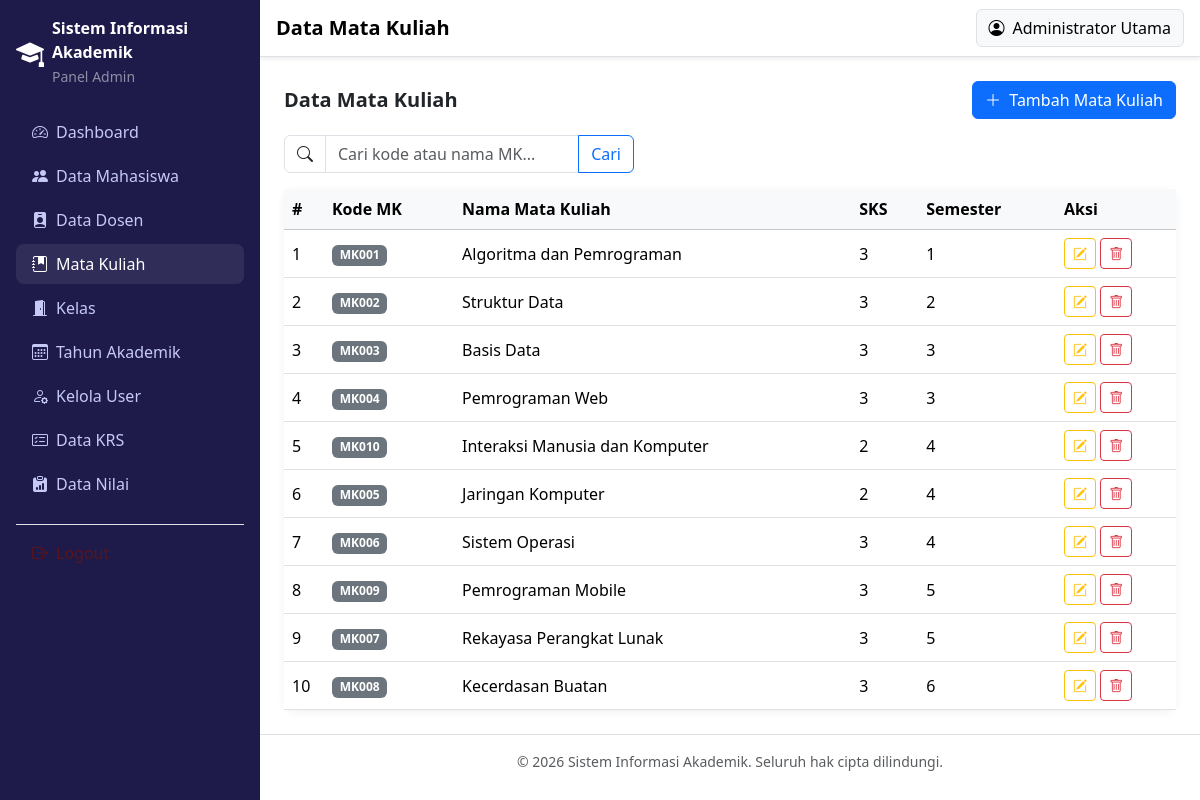
Page /admin/mata_kuliah.php (signed in) on the committed database.
### tables this page shows
CREATE TABLE `mata_kuliah` (
  `id` INT UNSIGNED AUTO_INCREMENT PRIMARY KEY,
  `kode_mk` VARCHAR(20) NOT NULL UNIQUE,
  `nama_mk` VARCHAR(150) NOT NULL,
  `sks` TINYINT UNSIGNED NOT NULL,
  `semester` TINYINT UNSIGNED NOT NULL COMMENT 'semester ke berapa mk ini ditawarkan',
  `created_at` TIMESTAMP DEFAULT CURRENT_TIMESTAMP
);

### includes/functions.php (called while the page is built, shortened)
<?php
function cleanInput(string $value): string
{
    return trim($value);
}

### admin/mata_kuliah.php (the view, shortened to what this page needs)
<?php
require_once __DIR__ . '/../includes/functions.php';
$db = Database::getConnection();
$keyword = cleanInput($_GET['q'] ?? '');
$perHalaman = 10;
$halaman = max(1, (int) ($_GET['page'] ?? 1));
$offset = ($halaman - 1) * $perHalaman;
$whereClause = '';
$sql = 'SELECT id, kode_mk, nama_mk, sks, semester FROM mata_kuliah' . $whereClause . ' ORDER BY semester ASC, nama_mk ASC LIMIT :limit OFFSET :offset';
$stmt = $db->prepare($sql);
$stmt->bindValue(':limit', $perHalaman, PDO::PARAM_INT);
$stmt->bindValue(':offset', $offset, PDO::PARAM_INT);
$stmt->execute();
$daftarMatkul = $stmt->fetchAll();
require_once __DIR__ . '/../includes/header.php';
?>
<div class="d-flex justify-content-between align-items-center mb-3 flex-wrap gap-2">
    <h5 class="fw-bold mb-0">Data Mata Kuliah</h5>
    <button type="button" class="btn btn-primary" data-bs-toggle="modal" data-bs-target="#modalMatkul" onclick="bukaModalTambah()">
        <i class="bi bi-plus-lg me-1"></i> Tambah Mata Kuliah
    </button>
</div>
<form action="" method="GET" class="mb-3">
    <div class="input-group" style="max-width: 350px;">
        <span class="input-group-text bg-white"><i class="bi bi-search"></i></span>
        <input type="text" name="q" class="form-control" placeholder="Cari kode atau nama MK..." value="<?= htmlspecialchars($keyword) ?>">
        <button type="submit" class="btn btn-outline-primary">Cari</button>
    </div>
</form>
<div class="card card-stat">
    <div class="card-body p-0">
        <div class="table-responsive">
            <table class="table table-hover align-middle mb-0">
                <thead class="table-light">
                    <tr>
                        <th style="width: 40px;">#</th>
                        <th>Kode MK</th>
                        <th>Nama Mata Kuliah</th>
                        <th>SKS</th>
                        <th>Semester</th>
                        <th style="width: 120px;">Aksi</th>
                    </tr>
                </thead>
                <tbody>
                    <?php if (empty($daftarMatkul)): ?>
                        <tr>
                            <td colspan="6" class="text-center text-muted py-3">Belum ada data mata kuliah.</td>
                        </tr>
                    <?php else: ?>
                        <?php foreach ($daftarMatkul as $i => $mk): ?>
                            <tr>
                                <td><?= $offset + $i + 1 ?></td>
                                <td><span class="badge bg-secondary"><?= htmlspecialchars($mk['kode_mk']) ?></span></td>
                                <td><?= htmlspecialchars($mk['nama_mk']) ?></td>
                                <td><?= (int) $mk['sks'] ?></td>
                                <td><?= (int) $mk['semester'] ?></td>
                                <td>
                                    <button
                                        type="button"
                                        class="btn btn-sm btn-outline-warning"
                                        title="Edit"
                                        onclick='bukaModalEdit(<?= json_encode($mk, JSON_HEX_APOS | JSON_HEX_QUOT) ?>)'
                                    >
                                        <i class="bi bi-pencil-square"></i>
                                    </button>
                                    <button
                                        type="button"
                                        class="btn btn-sm btn-outline-danger"
                                        title="Hapus"
                                        onclick="konfirmasiHapus(<?= (int) $mk['id'] ?>, '<?= htmlspecialchars(addslashes($mk['nama_mk'])) ?>')"
                                    >
                                        <i class="bi bi-trash"></i>
                                    </button>
                                </td>
                            </tr>
                        <?php endforeach; ?>
                    <?php endif; ?>
                </tbody>
            </table>
        </div>
    </div>
</div>
<?php require_once __DIR__ . '/../includes/footer.php'; ?>

### assets/css/style.css (style rules this page uses)
:root { --sia-primary: #4f46e5; --sia-primary-dark: #3730a3; --sia-bg-soft: #f4f5fb; }
body { font-family: 'Segoe UI', Roboto, Arial, sans-serif; }
.card-stat { border: none; border-radius: 12px; box-shadow: 0 2px 10px rgba(0, 0, 0, 0.06); }

### rows in the picture
mata_kuliah: i "1", kode_mk "MK001", nama_mk "Algoritma dan Pemrograman", sks "3", semester "1"
mata_kuliah: i "2", kode_mk "MK002", nama_mk "Struktur Data", sks "3", semester "2"
mata_kuliah: i "3", kode_mk "MK003", nama_mk "Basis Data", sks "3", semester "3"
mata_kuliah: i "4", kode_mk "MK004", nama_mk "Pemrograman Web", sks "3", semester "3"
mata_kuliah: i "5", kode_mk "MK010", nama_mk "Interaksi Manusia dan Komputer", sks "2", semester "4"
mata_kuliah: i "6", kode_mk "MK005", nama_mk "Jaringan Komputer", sks "2", semester "4"
mata_kuliah: i "7", kode_mk "MK006", nama_mk "Sistem Operasi", sks "3", semester "4"
mata_kuliah: i "8", kode_mk "MK009", nama_mk "Pemrograman Mobile", sks "3", semester "5"
mata_kuliah: i "9", kode_mk "MK007", nama_mk "Rekayasa Perangkat Lunak", sks "3", semester "5"
mata_kuliah: i "10", kode_mk "MK008", nama_mk "Kecerdasan Buatan", sks "3", semester "6"

### other values in the picture
APP_NAME "Sistem Informasi Akademik"
$role "Admin"
$pageTitle "Data Mata Kuliah"
currentUserName() "Administrator Utama"
